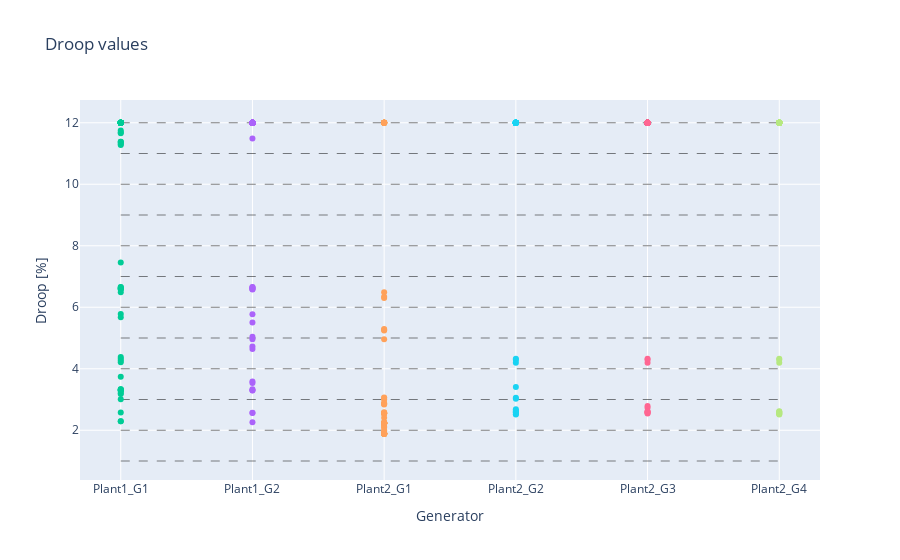

Notebook code for this chart:
### Markdown cell above
The resulting droop values can now be plotted. Note that the plotting below removes the time information form the droop values and plots them for the same x value:

### Code cell
#Display the resulting droop values from the optimization

#Retrieve the generator droop results
gen_droop = get_gen_droop(shop)

gen_names = [gen.get_name() for gen in shop.model.generator]

fig = go.Figure(layout={'title':"Droop values",'xaxis_title':"Generator",'yaxis_title':"Droop [%]"})

#Add dashed lines to show the integer values between 1 and 12
for i in range(1,13):
    fig.add_trace(go.Scatter(showlegend=False,x=gen_names,y=[i]*len(gen_names),mode='lines', line={'color': "black", 'width': 0.5,'dash':"dash"})) 
           
for gen_name, droop in gen_droop.items():
    fig.add_trace(go.Scatter(showlegend=False,x=[gen_name]*len(droop),y=droop,mode='markers')) 

fig.show()

### Figure 1 — Plotly figure (JSON) as saved in the notebook; plotly's stock layout.template omitted (floating-point values rounded to 4 significant figures)
{"data": [{"line": {"color": "black", "dash": "dash", "width": 0.5}, "mode": "lines", "showlegend": false, "type": "scatter", "x": ["Plant1_G1", "Plant1_G2", "Plant2_G1", "Plant2_G2", "Plant2_G3", "Plant2_G4"], "y": [1, 1, 1, 1, 1, 1]}, {"line": {"color": "black", "dash": "dash", "width": 0.5}, "mode": "lines", "showlegend": false, "type": "scatter", "x": ["Plant1_G1", "Plant1_G2", "Plant2_G1", "Plant2_G2", "Plant2_G3", "Plant2_G4"], "y": [2, 2, 2, 2, 2, 2]}, {"line": {"color": "black", "dash": "dash", "width": 0.5}, "mode": "lines", "showlegend": false, "type": "scatter", "x": ["Plant1_G1", "Plant1_G2", "Plant2_G1", "Plant2_G2", "Plant2_G3", "Plant2_G4"], "y": [3, 3, 3, 3, 3, 3]}, {"line": {"color": "black", "dash": "dash", "width": 0.5}, "mode": "lines", "showlegend": false, "type": "scatter", "x": ["Plant1_G1", "Plant1_G2", "Plant2_G1", "Plant2_G2", "Plant2_G3", "Plant2_G4"], "y": [4, 4, 4, 4, 4, 4]}, {"line": {"color": "black", "dash": "dash", "width": 0.5}, "mode": "lines", "showlegend": false, "type": "scatter", "x": ["Plant1_G1", "Plant1_G2", "Plant2_G1", "Plant2_G2", "Plant2_G3", "Plant2_G4"], "y": [5, 5, 5, 5, 5, 5]}, {"line": {"color": "black", "dash": "dash", "width": 0.5}, "mode": "lines", "showlegend": false, "type": "scatter", "x": ["Plant1_G1", "Plant1_G2", "Plant2_G1", "Plant2_G2", "Plant2_G3", "Plant2_G4"], "y": [6, 6, 6, 6, 6, 6]}, {"line": {"color": "black", "dash": "dash", "width": 0.5}, "mode": "lines", "showlegend": false, "type": "scatter", "x": ["Plant1_G1", "Plant1_G2", "Plant2_G1", "Plant2_G2", "Plant2_G3", "Plant2_G4"], "y": [7, 7, 7, 7, 7, 7]}, {"line": {"color": "black", "dash": "dash", "width": 0.5}, "mode": "lines", "showlegend": false, "type": "scatter", "x": ["Plant1_G1", "Plant1_G2", "Plant2_G1", "Plant2_G2", "Plant2_G3", "Plant2_G4"], "y": [8, 8, 8, 8, 8, 8]}, {"line": {"color": "black", "dash": "dash", "width": 0.5}, "mode": "lines", "showlegend": false, "type": "scatter", "x": ["Plant1_G1", "Plant1_G2", "Plant2_G1", "Plant2_G2", "Plant2_G3", "Plant2_G4"], "y": [9, 9, 9, 9, 9, 9]}, {"line": {"color": "black", "dash": "dash", "width": 0.5}, "mode": "lines", "showlegend": false, "type": "scatter", "x": ["Plant1_G1", "Plant1_G2", "Plant2_G1", "Plant2_G2", "Plant2_G3", "Plant2_G4"], "y": [10, 10, 10, 10, 10, 10]}, {"line": {"color": "black", "dash": "dash", "width": 0.5}, "mode": "lines", "showlegend": false, "type": "scatter", "x": ["Plant1_G1", "Plant1_G2", "Plant2_G1", "Plant2_G2", "Plant2_G3", "Plant2_G4"], "y": [11, 11, 11, 11, 11, 11]}, {"line": {"color": "black", "dash": "dash", "width": 0.5}, "mode": "lines", "showlegend": false, "type": "scatter", "x": ["Plant1_G1", "Plant1_G2", "Plant2_G1", "Plant2_G2", "Plant2_G3", "Plant2_G4"], "y": [12, 12, 12, 12, 12, 12]}, {"mode": "markers", "showlegend": false, "type": "scatter", "x": ["Plant1_G1", "Plant1_G1", "Plant1_G1", "Plant1_G1", "Plant1_G1", "Plant1_G1", "Plant1_G1", "Plant1_G1", "Plant1_G1", "Plant1_G1", "Plant1_G1", "Plant1_G1", "Plant1_G1", "Plant1_G1", "Plant1_G1", "Plant1_G1", "Plant1_G1", "Plant1_G1", "Plant1_G1", "Plant1_G1", "Plant1_G1", "Plant1_G1", "Plant1_G1", "Plant1_G1", "Plant1_G1", "Plant1_G1", "Plant1_G1", "Plant1_G1", "Plant1_G1", "Plant1_G1", "Plant1_G1", "Plant1_G1", "Plant1_G1", "Plant1_G1", "Plant1_G1", "Plant1_G1", "Plant1_G1", "Plant1_G1", "Plant1_G1", "Plant1_G1", "Plant1_G1", "Plant1_G1", "Plant1_G1", "Plant1_G1", "Plant1_G1", "Plant1_G1", "Plant1_G1", "Plant1_G1", "Plant1_G1", "Plant1_G1", "Plant1_G1", "Plant1_G1", "Plant1_G1", "Plant1_G1", "Plant1_G1", "Plant1_G1", "Plant1_G1", "Plant1_G1", "Plant1_G1", "Plant1_G1", "Plant1_G1", "Plant1_G1", "Plant1_G1", "Plant1_G1", "Plant1_G1", "Plant1_G1", "Plant1_G1", "Plant1_G1", "Plant1_G1", "Plant1_G1", "Plant1_G1", "Plant1_G1"], "y": [3.175, 12, 12, 12, 12, 3.214, 6.577, 6.595, 6.614, 6.618, 6.65, 6.485, 6.657, 3.289, 3.295, 3.303, 3.32, 3.331, 3.33, 3.005, 11.75, 7.455, 12, 12, 12, 12, 12, 12, 12, 12, 12, 2.581, 12, 12, 12, 5.779, 5.673, 12, 12, 12, 12, 11.39, 12, 12, 12, 12, 12, 12, 12, 12, 12, 12, 12, 12, 12, 4.385, 4.324, 4.265, 4.208, 11.66, 11.28, 11.31, 11.35, 11.38, 12, 2.296, 2.289, 12, 3.737, 11.69, 12, 12]}, {"mode": "markers", "showlegend": false, "type": "scatter", "x": ["Plant1_G2", "Plant1_G2", "Plant1_G2", "Plant1_G2", "Plant1_G2", "Plant1_G2", "Plant1_G2", "Plant1_G2", "Plant1_G2", "Plant1_G2", "Plant1_G2", "Plant1_G2", "Plant1_G2", "Plant1_G2", "Plant1_G2", "Plant1_G2", "Plant1_G2", "Plant1_G2", "Plant1_G2", "Plant1_G2", "Plant1_G2", "Plant1_G2", "Plant1_G2", "Plant1_G2", "Plant1_G2", "Plant1_G2", "Plant1_G2", "Plant1_G2", "Plant1_G2", "Plant1_G2", "Plant1_G2", "Plant1_G2", "Plant1_G2", "Plant1_G2", "Plant1_G2", "Plant1_G2", "Plant1_G2", "Plant1_G2", "Plant1_G2", "Plant1_G2", "Plant1_G2", "Plant1_G2", "Plant1_G2", "Plant1_G2", "Plant1_G2", "Plant1_G2", "Plant1_G2", "Plant1_G2", "Plant1_G2", "Plant1_G2", "Plant1_G2", "Plant1_G2", "Plant1_G2", "Plant1_G2", "Plant1_G2", "Plant1_G2", "Plant1_G2", "Plant1_G2", "Plant1_G2", "Plant1_G2", "Plant1_G2", "Plant1_G2", "Plant1_G2", "Plant1_G2", "Plant1_G2", "Plant1_G2", "Plant1_G2", "Plant1_G2", "Plant1_G2", "Plant1_G2", "Plant1_G2", "Plant1_G2"], "y": [3.587, 2.261, 12, 12, 12, 3.538, 6.577, 6.595, 6.596, 6.632, 6.651, 6.657, 5.043, 4.959, 3.295, 3.303, 4.721, 4.645, 3.33, 12, 12, 12, 12, 12, 12, 12, 12, 12, 12, 12, 12, 12, 2.571, 2.562, 11.48, 12, 12, 12, 12, 12, 12, 12, 12, 12, 12, 12, 12, 12, 12, 12, 12, 12, 12, 12, 12, 12, 12, 12, 12, 12, 12, 12, 12, 12, 5.774, 12, 12, 5.506, 12, 12, 12, 12]}, {"mode": "markers", "showlegend": false, "type": "scatter", "x": ["Plant2_G1", "Plant2_G1", "Plant2_G1", "Plant2_G1", "Plant2_G1", "Plant2_G1", "Plant2_G1", "Plant2_G1", "Plant2_G1", "Plant2_G1", "Plant2_G1", "Plant2_G1", "Plant2_G1", "Plant2_G1", "Plant2_G1", "Plant2_G1", "Plant2_G1", "Plant2_G1", "Plant2_G1", "Plant2_G1", "Plant2_G1", "Plant2_G1", "Plant2_G1", "Plant2_G1", "Plant2_G1", "Plant2_G1", "Plant2_G1", "Plant2_G1", "Plant2_G1", "Plant2_G1", "Plant2_G1", "Plant2_G1", "Plant2_G1", "Plant2_G1", "Plant2_G1", "Plant2_G1", "Plant2_G1", "Plant2_G1", "Plant2_G1", "Plant2_G1", "Plant2_G1", "Plant2_G1", "Plant2_G1", "Plant2_G1", "Plant2_G1", "Plant2_G1", "Plant2_G1", "Plant2_G1", "Plant2_G1", "Plant2_G1", "Plant2_G1", "Plant2_G1", "Plant2_G1", "Plant2_G1", "Plant2_G1", "Plant2_G1", "Plant2_G1", "Plant2_G1", "Plant2_G1", "Plant2_G1", "Plant2_G1", "Plant2_G1", "Plant2_G1", "Plant2_G1", "Plant2_G1", "Plant2_G1", "Plant2_G1", "Plant2_G1", "Plant2_G1", "Plant2_G1", "Plant2_G1", "Plant2_G1"], "y": [12, 6.486, 2.541, 2.541, 2.541, 12, 12, 12, 12, 12, 12, 12, 12, 12, 12, 12, 12, 12, 12, 4.956, 2.549, 2.408, 2.227, 2.227, 1.886, 1.886, 1.886, 1.886, 1.886, 1.886, 2.227, 5.243, 5.269, 5.296, 2.557, 2.569, 2.583, 2.227, 2.227, 2.227, 2.227, 2.242, 2.227, 2.107, 2.107, 1.886, 1.886, 1.886, 1.886, 1.886, 1.886, 1.886, 1.886, 1.886, 1.886, 2.836, 2.853, 2.871, 2.889, 2.235, 2.245, 2.244, 2.243, 2.242, 2.998, 6.299, 6.338, 3.049, 3.065, 2.234, 2, 1.886]}, {"mode": "markers", "showlegend": false, "type": "scatter", "x": ["Plant2_G2", "Plant2_G2", "Plant2_G2", "Plant2_G2", "Plant2_G2", "Plant2_G2", "Plant2_G2", "Plant2_G2", "Plant2_G2", "Plant2_G2", "Plant2_G2", "Plant2_G2", "Plant2_G2", "Plant2_G2", "Plant2_G2", "Plant2_G2", "Plant2_G2", "Plant2_G2", "Plant2_G2", "Plant2_G2", "Plant2_G2", "Plant2_G2", "Plant2_G2", "Plant2_G2", "Plant2_G2", "Plant2_G2", "Plant2_G2", "Plant2_G2", "Plant2_G2", "Plant2_G2", "Plant2_G2", "Plant2_G2", "Plant2_G2", "Plant2_G2", "Plant2_G2", "Plant2_G2", "Plant2_G2", "Plant2_G2", "Plant2_G2", "Plant2_G2", "Plant2_G2", "Plant2_G2", "Plant2_G2", "Plant2_G2", "Plant2_G2", "Plant2_G2", "Plant2_G2", "Plant2_G2", "Plant2_G2", "Plant2_G2", "Plant2_G2", "Plant2_G2", "Plant2_G2", "Plant2_G2", "Plant2_G2", "Plant2_G2", "Plant2_G2", "Plant2_G2", "Plant2_G2", "Plant2_G2", "Plant2_G2", "Plant2_G2", "Plant2_G2", "Plant2_G2", "Plant2_G2", "Plant2_G2", "Plant2_G2", "Plant2_G2", "Plant2_G2", "Plant2_G2", "Plant2_G2", "Plant2_G2"], "y": [12, 12, 12, 12, 12, 12, 2.513, 2.53, 2.687, 2.635, 2.582, 2.6, 3.404, 4.197, 3.058, 3.025, 4.293, 4.326, 12, 12, 12, 12, 12, 12, 12, 12, 12, 12, 12, 12, 12, 12, 12, 12, 12, 12, 12, 12, 12, 12, 12, 12, 12, 12, 12, 12, 12, 12, 12, 12, 12, 12, 12, 12, 12, 12, 12, 12, 12, 12, 12, 12, 12, 12, 12, 12, 12, 12, 12, 12, 12, 12]}, {"mode": "markers", "showlegend": false, "type": "scatter", "x": ["Plant2_G3", "Plant2_G3", "Plant2_G3", "Plant2_G3", "Plant2_G3", "Plant2_G3", "Plant2_G3", "Plant2_G3", "Plant2_G3", "Plant2_G3", "Plant2_G3", "Plant2_G3", "Plant2_G3", "Plant2_G3", "Plant2_G3", "Plant2_G3", "Plant2_G3", "Plant2_G3", "Plant2_G3", "Plant2_G3", "Plant2_G3", "Plant2_G3", "Plant2_G3", "Plant2_G3", "Plant2_G3", "Plant2_G3", "Plant2_G3", "Plant2_G3", "Plant2_G3", "Plant2_G3", "Plant2_G3", "Plant2_G3", "Plant2_G3", "Plant2_G3", "Plant2_G3", "Plant2_G3", "Plant2_G3", "Plant2_G3", "Plant2_G3", "Plant2_G3", "Plant2_G3", "Plant2_G3", "Plant2_G3", "Plant2_G3", "Plant2_G3", "Plant2_G3", "Plant2_G3", "Plant2_G3", "Plant2_G3", "Plant2_G3", "Plant2_G3", "Plant2_G3", "Plant2_G3", "Plant2_G3", "Plant2_G3", "Plant2_G3", "Plant2_G3", "Plant2_G3", "Plant2_G3", "Plant2_G3", "Plant2_G3", "Plant2_G3", "Plant2_G3", "Plant2_G3", "Plant2_G3", "Plant2_G3", "Plant2_G3", "Plant2_G3", "Plant2_G3", "Plant2_G3", "Plant2_G3", "Plant2_G3"], "y": [12, 12, 12, 12, 12, 12, 2.787, 2.733, 2.547, 2.564, 2.582, 2.6, 2.618, 4.197, 12, 12, 4.293, 4.326, 12, 12, 12, 12, 12, 12, 12, 12, 12, 12, 12, 12, 12, 12, 12, 12, 12, 12, 12, 12, 12, 12, 12, 12, 12, 12, 12, 12, 12, 12, 12, 12, 12, 12, 12, 12, 12, 12, 12, 12, 12, 12, 12, 12, 12, 12, 12, 12, 12, 12, 12, 12, 12, 12]}, {"mode": "markers", "showlegend": false, "type": "scatter", "x": ["Plant2_G4", "Plant2_G4", "Plant2_G4", "Plant2_G4", "Plant2_G4", "Plant2_G4", "Plant2_G4", "Plant2_G4", "Plant2_G4", "Plant2_G4", "Plant2_G4", "Plant2_G4", "Plant2_G4", "Plant2_G4", "Plant2_G4", "Plant2_G4", "Plant2_G4", "Plant2_G4", "Plant2_G4", "Plant2_G4", "Plant2_G4", "Plant2_G4", "Plant2_G4", "Plant2_G4", "Plant2_G4", "Plant2_G4", "Plant2_G4", "Plant2_G4", "Plant2_G4", "Plant2_G4", "Plant2_G4", "Plant2_G4", "Plant2_G4", "Plant2_G4", "Plant2_G4", "Plant2_G4", "Plant2_G4", "Plant2_G4", "Plant2_G4", "Plant2_G4", "Plant2_G4", "Plant2_G4", "Plant2_G4", "Plant2_G4", "Plant2_G4", "Plant2_G4", "Plant2_G4", "Plant2_G4", "Plant2_G4", "Plant2_G4", "Plant2_G4", "Plant2_G4", "Plant2_G4", "Plant2_G4", "Plant2_G4", "Plant2_G4", "Plant2_G4", "Plant2_G4", "Plant2_G4", "Plant2_G4", "Plant2_G4", "Plant2_G4", "Plant2_G4", "Plant2_G4", "Plant2_G4", "Plant2_G4", "Plant2_G4", "Plant2_G4", "Plant2_G4", "Plant2_G4", "Plant2_G4", "Plant2_G4"], "y": [12, 12, 12, 12, 12, 12, 2.513, 2.53, 2.547, 2.564, 2.582, 2.6, 2.618, 4.197, 12, 12, 4.293, 4.326, 12, 12, 12, 12, 12, 12, 12, 12, 12, 12, 12, 12, 12, 12, 12, 12, 12, 12, 12, 12, 12, 12, 12, 12, 12, 12, 12, 12, 12, 12, 12, 12, 12, 12, 12, 12, 12, 12, 12, 12, 12, 12, 12, 12, 12, 12, 12, 12, 12, 12, 12, 12, 12, 12]}], "layout": {"title": {"text": "Droop values"}, "xaxis": {"title": {"text": "Generator"}}, "yaxis": {"title": {"text": "Droop [%]"}}}}
